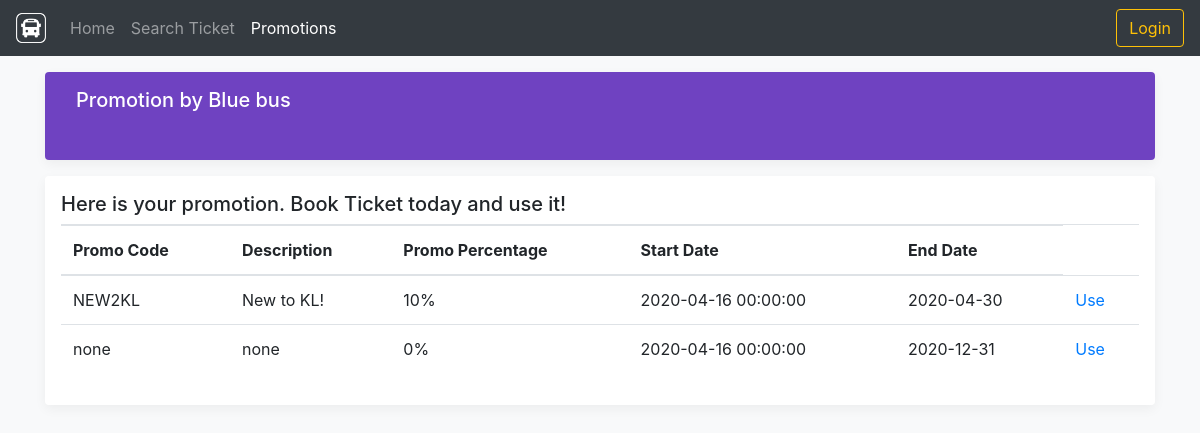
Page /promotion.php on the committed database.
### tables this page shows
CREATE TABLE promo_code (
  PromoCode varchar(50) NOT NULL PRIMARY KEY,
  ScheduleNo varchar(50) NOT NULL,
  PromoCodeDescription varchar(50) NOT NULL,
  PromoPercentage int NOT NULL,
  PromoCodeEndTimestamp date NOT NULL,
  FOREIGN KEY (ScheduleNo) REFERENCES bus_schedule(ScheduleNo),
  PromoCodeStartTimestamp timestamp NOT NULL DEFAULT current_timestamp() ON UPDATE current_timestamp()
);

### promotion.php (the view, shortened to what this page needs)
<?php
    require("loginheader.php");
    $promo = mysqli_query($con,"SELECT * FROM promo_code");
?>
<!doctype html>
<html lang="en">
  <head>
    <link rel="stylesheet" href="https://maxcdn.bootstrapcdn.com/bootstrap/4.0.0/css/bootstrap.min.css">
    <link href="css/offcanvas.css" rel="stylesheet">
    <link href="https://unpkg.com/aos@2.3.1/dist/aos.css" rel="stylesheet">
  </head>
  <body class="bg-light">
  <header>
      <nav class="navbar navbar-expand-md navbar-dark bg-dark fixed-top">
        <a class="navbar-brand" href="index.php">
    <img src="images/logo_white.png" width="30" height="30" class="d-inline-block align-top" alt="">
  </a>
        <div class="collapse navbar-collapse" id="navbarCollapse">
          <ul class="navbar-nav mr-auto">
            <li class="nav-item">
              <a class="nav-link" href="index.php">Home <span class="sr-only">(current)</span></a>
            </li>
            <li class="nav-item">
              <a class="nav-link" href="searchbus.php">Search Ticket</a>
            </li>
            <li class="nav-item active">
              <a class="nav-link" href="promotion.php">Promotions</a>
            </li>
          </ul>
            <?php
            if(isset($_SESSION['id']))
            {
          echo '<form class="form-inline"><div class="collapse navbar-collapse" id="navbarNavDropdown">
          <ul class="navbar-nav">
            <li class="nav-item dropdown">
              <a class="nav-link dropdown-toggle" href="#" id="navbarDropdownMenuLink" role="button" data-toggle="dropdown" aria-haspopup="true" aria-expanded="false">';
                echo $myFirstName." ".$myLastName;
              echo '</a>
              <div class="dropdown-menu dropdown-menu-right" aria-labelledby="navbarDropdownMenuLink">
                <a class="dropdown-item" href="managebooking.php">Manage Booking</a>
                <a class="dropdown-item" href="setting.php">Setting</a>
                <a class="dropdown-item" href="logout.php">Logout</a>
              </div>
            </li>
          </ul>
        </div></form>';
            }
            else
            {
              echo '<form class="form-inline mt-2 mt-md-0" action="login.php">
              <button type="submit" class="btn btn-outline-warning my-2 my-sm-0">Login</button>
              </form>';
            }
            ?>
        </div>
      </nav>
    </header>
    <main role="main" class="container">
      <div data-aos="zoom-out">
       <div class="container p-3 my-3 bg-purple rounded box-shadow">
         <form action="search.inc.php" method="get">
           <div class="form-row  col-md-12">
            <div class="form-group col-md-4 text-left">
              <label for="desctiption"  style="color:white;"><h5>Promotion by Blue bus</h5></label>
            </div>
          </div>
        </form>
       </div>
      </div>
      <div data-aos="fade-left" data-aos-duration="2000">
        <div class="my-3 p-3 bg-white rounded box-shadow">
           <h5 class="border-bottom border-gray pb-2 mb-0">Here is your promotion. Book Ticket today and use it! </h5>
             <table class="table table-hover">
              <thead>
               <tr>
                 <th scope="col">Promo Code</th>
                 <th scope="col">Description</th>
                 <th scope="col">Promo Percentage</th>
                 <th scope="col">Start Date</th>
                 <th scope="col">End Date</th>
                </tr>
              </thead>
           <tbody>
            <?php
               while($row = mysqli_fetch_array($promo))
               {
               echo "<tr>";
               echo "<td>";
               echo $row['PromoCode'];
               echo "</td>";
               echo "<td>";
               echo $row['PromoCodeDescription'];
               echo "</td>";
               echo "<td>";
               echo $row['PromoPercentage']."%";
               echo "</td>";
               echo "<td>";
               echo $row['PromoCodeStartTimestamp'];
               echo "</td>";
               echo "<td>";
               echo $row['PromoCodeEndTimestamp'];
               echo "</td>";
               echo "<td><a href='searchbus.php?promocode=".$row['PromoCode'];
               echo "'>Use</a></td></tr>";
              }
            ?>
           </tbody>
        </table>
       </div>
     </div>
   </main>
  </body>
</html>

### css/offcanvas.css (style rules this page uses)
html, body { overflow-x: hidden; }
body { padding-top: 56px; }
.bg-purple { background-color: var(--purple); }
.border-bottom { border-bottom: 1px solid #e5e5e5; }
.box-shadow { box-shadow: 0 .25rem .75rem rgba(0, 0, 0, .05); }

### rows in the picture
promo_code: PromoCode "NEW2KL", PromoCodeDescription "New to KL!", PromoPercentage "10", PromoCodeStartTimestamp "2020-04-16 00:00:00", PromoCodeEndTimestamp "2020-04-30"
promo_code: PromoCode "none", PromoCodeDescription "none", PromoPercentage "0", PromoCodeStartTimestamp "2020-04-16 00:00:00", PromoCodeEndTimestamp "2020-12-31"
